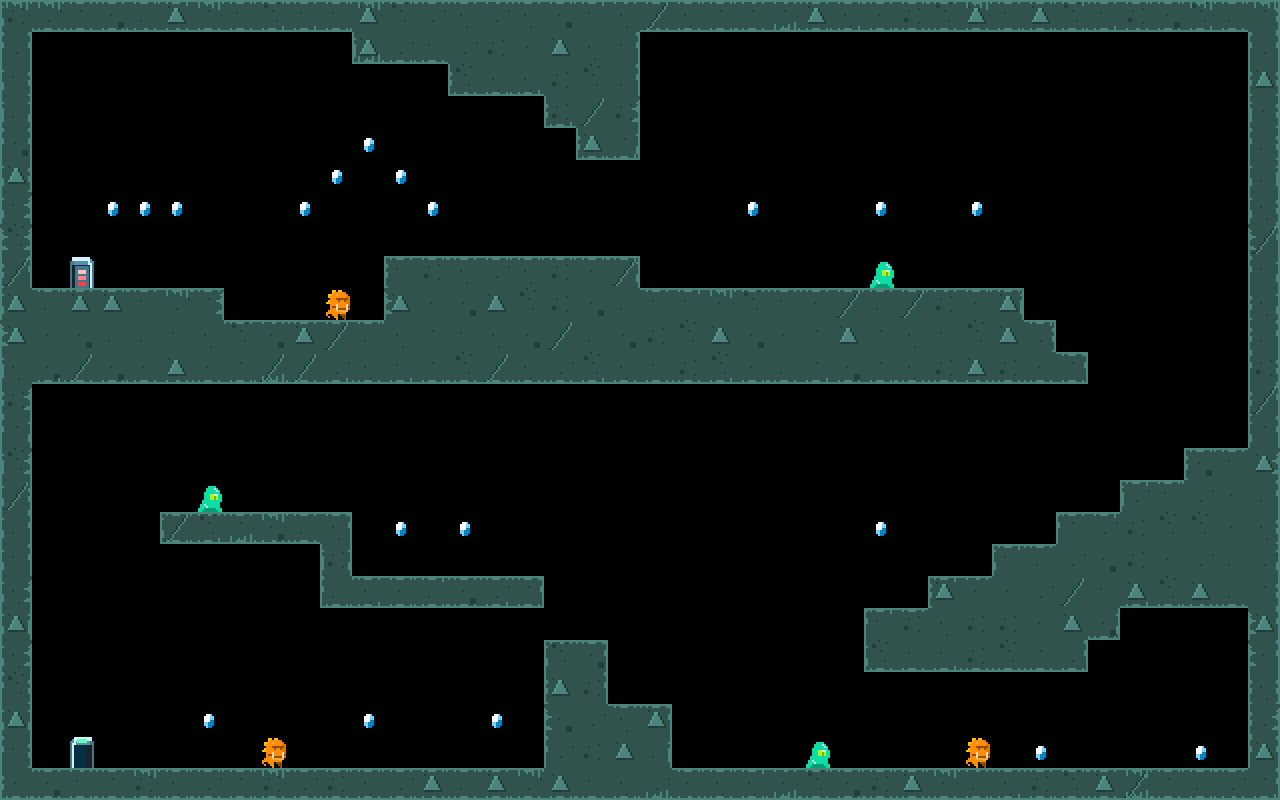

A 2D game scene composited from a Tiled map and its tileset images. What follows is a short description and the map's XML, with each tile layer's data collapsed to a summary:
An orthogonal 40x25 tile map with 32x32 px tiles, 6 tile layers (level1_reference_entities, layer_walls, layer_moss_right, layer_moss_down, ...), 1 hidden layer not drawn, 3 tilesets and 13 objects (8x Gem, 3x Jumper, 2x Door).

<map version="1.10" tiledversion="1.10.1" orientation="orthogonal" renderorder="left-up" width="40" height="25" tilewidth="32" tileheight="32" infinite="0" nextlayerid="10" nextobjectid="23">
 <editorsettings>
  <export target="level1.json" format="json" />
 </editorsettings>
 <tileset firstgid="1" name="tileset_walls" tilewidth="32" tileheight="32" tilecount="12" columns="4">
  <image source="../tilesets/tileset_walls.png" width="128" height="96" />
 </tileset>
 <tileset firstgid="13" name="tileset_moss" tilewidth="32" tileheight="32" tilecount="32" columns="8">
  <image source="../tilesets/tileset_moss.png" width="256" height="128" />
 </tileset>
 <tileset firstgid="45" name="tileset_entities" tilewidth="32" tileheight="32" tilecount="6" columns="6">
  <image source="../tilesets/tileset_entities.png" trans="ff00ff" width="192" height="32" />
 </tileset>
 <imagelayer id="2" name="leve1_reference" visible="0" opacity="0.5">
  <image source="references/level_1.jpg" width="1286" height="808" />
 </imagelayer>
 <layer id="8" name="level1_reference_entities" width="40" height="25">
  <data>[1000 cells, 27 non-empty, 5 distinct tile ids]</data>
 </layer>
 <layer id="1" name="layer_walls" width="40" height="25">
  <data>[1000 cells, 316 non-empty, 11 distinct tile ids]</data>
 </layer>
 <layer id="3" name="layer_moss_right" width="40" height="25">
  <data>[1000 cells, 63 non-empty, 8 distinct tile ids]</data>
 </layer>
 <layer id="6" name="layer_moss_down" width="40" height="25">
  <data>[1000 cells, 135 non-empty, 8 distinct tile ids]</data>
 </layer>
 <layer id="4" name="layer_moss_up" width="40" height="25">
  <data>[1000 cells, 135 non-empty, 8 distinct tile ids]</data>
 </layer>
 <layer id="5" name="layer_moss_left" width="40" height="25">
  <data>[1000 cells, 63 non-empty, 8 distinct tile ids]</data>
 </layer>
 <objectgroup id="9" name="level1_entities">
  <object id="7" name="Jumper01" type="Jumper" x="337.446" y="304.286">
   <properties>
    <property name="health" type="int" value="1" />
   </properties>
   <point />
  </object>
  <object id="8" name="Jumper02" type="Jumper" x="273.078" y="752.914">
   <properties>
    <property name="health" type="int" value="1" />
   </properties>
   <point />
  </object>
  <object id="9" name="Jumper03" type="Jumper" x="977.227" y="750.963">
   <properties>
    <property name="health" type="int" value="2" />
   </properties>
   <point />
  </object>
  <object id="10" name="Gem01" type="Gem" x="112" y="208">
   <properties>
    <property name="value" type="int" value="1" />
   </properties>
   <point />
  </object>
  <object id="11" name="Gem02" type="Gem" x="144" y="208">
   <properties>
    <property name="value" type="int" value="1" />
   </properties>
   <point />
  </object>
  <object id="12" name="Gem03" type="Gem" x="176" y="208">
   <properties>
    <property name="value" type="int" value="1" />
   </properties>
   <point />
  </object>
  <object id="13" name="Gem04" type="Gem" x="304" y="208">
   <properties>
    <property name="value" type="int" value="1" />
   </properties>
   <point />
  </object>
  <object id="14" name="Gem05" type="Gem" x="336" y="176">
   <properties>
    <property name="value" type="int" value="1" />
   </properties>
   <point />
  </object>
  <object id="16" name="Gem07" type="Gem" x="400" y="176">
   <properties>
    <property name="value" type="int" value="1" />
   </properties>
   <point />
  </object>
  <object id="17" name="Gem08" type="Gem" x="432" y="208">
   <properties>
    <property name="value" type="int" value="1" />
   </properties>
   <point />
  </object>
  <object id="15" name="Gem06" type="Gem" x="368" y="144">
   <properties>
    <property name="value" type="int" value="5" />
   </properties>
   <point />
  </object>
  <object id="18" name="Door01" type="Door" x="80" y="288">
   <properties>
    <property name="opened" type="bool" value="false" />
   </properties>
   <point />
  </object>
  <object id="19" name="Door02" type="Door" x="80" y="768">
   <properties>
    <property name="opened" type="bool" value="true" />
   </properties>
   <point />
  </object>
 </objectgroup>
</map>
